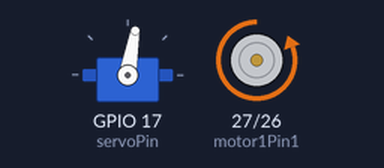
A sketch run on a simulated ESP32. On the bench: servo, motor-driver pin pairs drawn as motors (green arrow = first pin HIGH = forward, orange = second pin HIGH = backward, longer = more drive, scaled by the enable pin).

Above: at 0.05 s.
At 3.5 s:
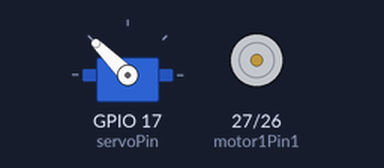
Timing chart, 0 to 8.1 s (numbered marks = the images above):
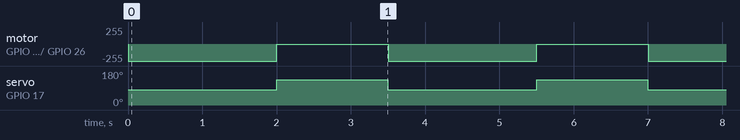

Measured:
- by itself, motor on GPIO 27 (motor1Pin1) / GPIO 26 (motor1Pin2): alternates backward 255/255 for 2.0 s and stopped for 1.5 s
- by itself, servo on GPIO 17 (servoPin): alternates 135° for 1.5 s and 80° for 2.0 s

The sketch:

motorDCmasservoconpwmquenofuncionajajaajaj.ino
```cpp
#include <ESP32_Servo.h>


Servo myservo;


int servoPin = 17;

int motor1Pin1 = 27;
int motor1Pin2 = 26;
int enable1Pin = 14;
const int freq = 30000;
const int servoChannel = 0;
const int motorChannel = 0;
const int resolution = 8;
int dutyCycle = 255;


void setup() {
  xTaskCreate(miTarea2, "mi_tarea", 10000, NULL, 1, NULL);

  myservo.attach(servoPin,500,2400);

  pinMode(motor1Pin1, OUTPUT);
  pinMode(motor1Pin2, OUTPUT);
  pinMode(enable1Pin, OUTPUT);

  // configure LED PWM functionalitites
  //ledcSetup(motorChannel, freq, resolution);


  // attach the channel to the GPIO to be controlled
  ledcAttachPin(enable1Pin, motorChannel);

  Serial.begin(115200);
}


void loop() {
 ledcWrite(motorChannel, dutyCycle);
 digitalWrite(motor1Pin1, LOW);
 digitalWrite(motor1Pin2, HIGH);

 delay(2000);


 digitalWrite(motor1Pin1, LOW);
 digitalWrite(motor1Pin2, LOW);

 delay(1500);
}


 void miTarea2 (void *pvParameters){
  for(;;){
myservo.write(80);
 delay(2000);
 myservo.write(135);

 delay(1500);
}}
```
